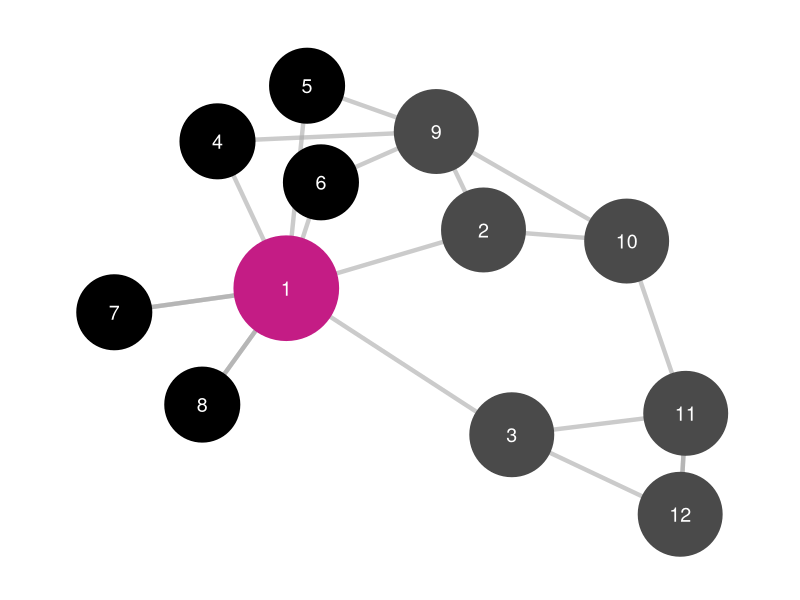
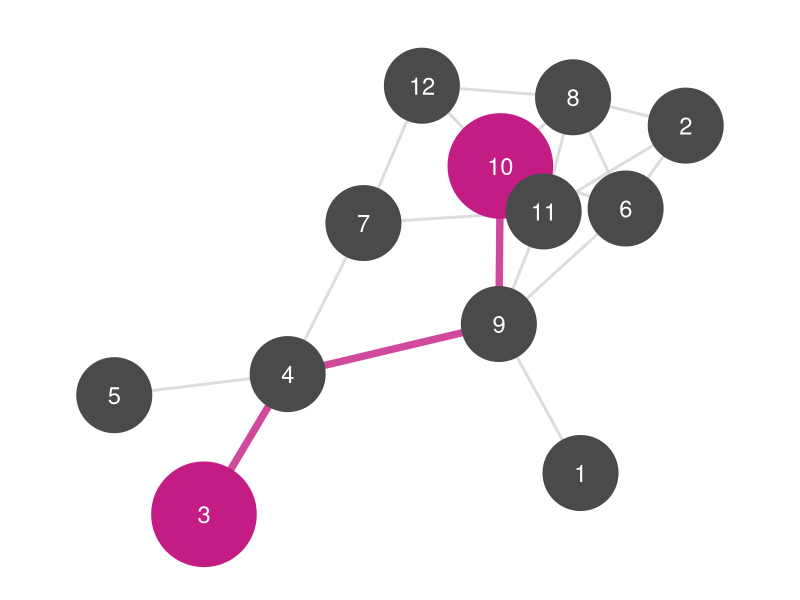
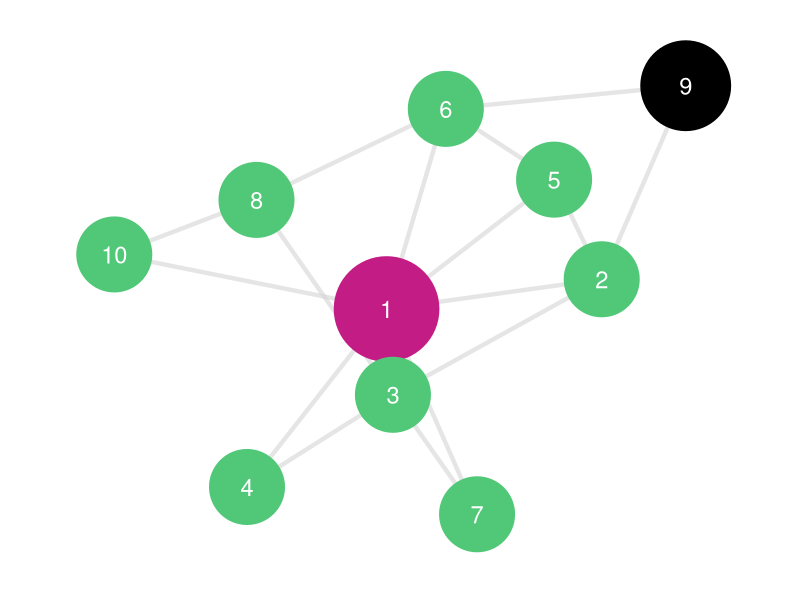
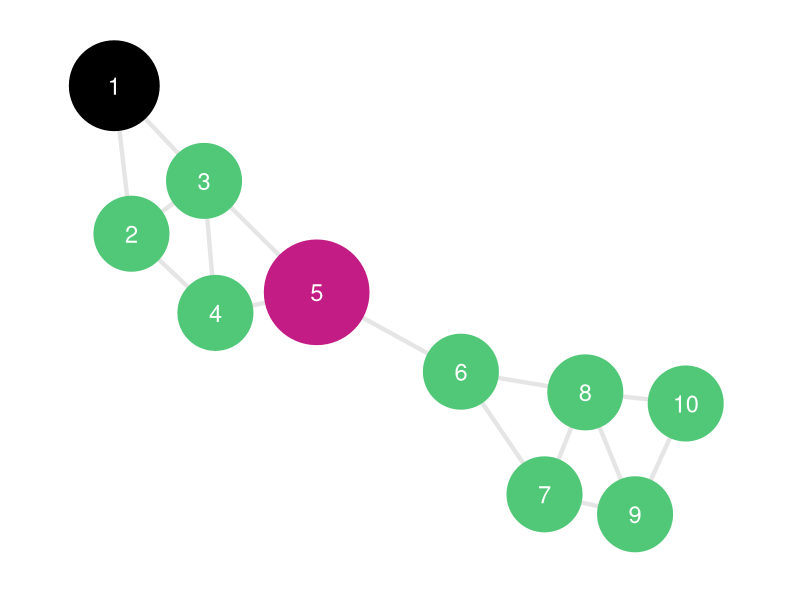
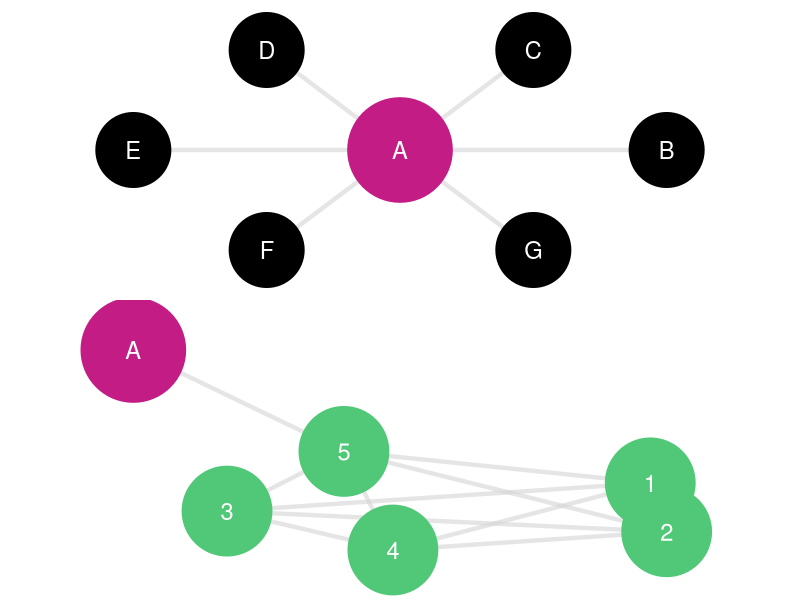
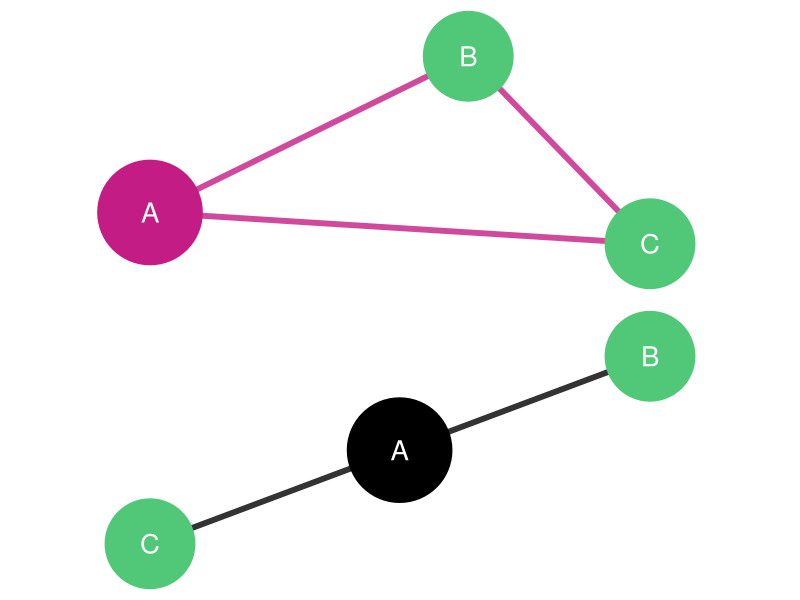
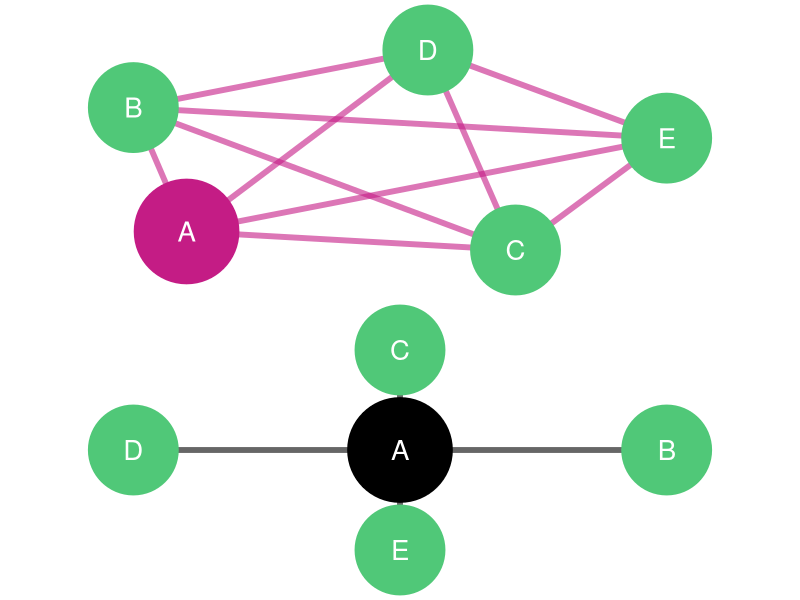

Write the R code that produced these figures, in order.
## ---- chunk 1
#| echo: false
#| message: false
#| warning: false
#| fig-height: 8
library(igraph)
library(ggraph)

# Create an R&D advice network
set.seed(789)
edges <- data.frame(
  from = c("S1", "S1", "S1", "S1", "S1", "S1", "S1", "S2", "S2", "S3", "S3", "S4", "S5", "S6", "S7", "S8", "S9", "S10", "S11", "S12"),
  to = c("S2", "S3", "S4", "S5", "S6", "S7", "S8", "S9", "S10", "S11", "S12", "S9", "S9", "S9", "S1", "S1", "S10", "S11", "S12", "S11")
)

g <- graph_from_data_frame(edges, directed = FALSE)

# Calculate degree
deg <- degree(g)

# Identify central and peripheral nodes
central_node <- names(which.max(deg))
peripheral_nodes <- names(which(deg <= 2))

# Assign node colors
V(g)$node_type <- ifelse(V(g)$name == central_node, "central",
                         ifelse(V(g)$name %in% peripheral_nodes, "peripheral", "other"))

# Plot
ggraph(g, layout = 'fr') +
  geom_edge_link(color = "#A9A9A9", width = 1.5, alpha = 0.6) +
  geom_node_point(aes(color = node_type, size = node_type)) +
  scale_color_manual(values = c("central" = "#c41c85", "peripheral" = "#000000", "other" = "#4A4A4A")) +
  scale_size_manual(values = c("central" = 35, "peripheral" = 25, "other" = 28)) +
  geom_node_text(aes(label = gsub("S", "", name)), color = "white", size = 5) +
  scale_x_continuous(expand = expansion(mult = 0.2)) +
  scale_y_continuous(expand = expansion(mult = 0.2)) +
  theme_void() +
  theme(legend.position = "none",
        plot.background = element_rect(fill = "white", color = NA))
## ---- chunk 2
#| echo: false
#| message: false
#| warning: false
#| fig-height: 8
library(igraph)
library(ggraph)

# Create a random network (Erdős-Rényi)
set.seed(456)
g <- erdos.renyi.game(12, p.or.m = 0.25, type = "gnp", directed = FALSE)

# Ensure the graph is connected
if (!is.connected(g)) {
  # Add edges to make it connected
  components <- clusters(g)
  for (i in 2:components$no) {
    v1 <- which(components$membership == 1)[1]
    v2 <- which(components$membership == i)[1]
    g <- add_edges(g, c(v1, v2))
  }
}

# Assign numeric labels
V(g)$name <- as.character(1:vcount(g))

# Define two specific nodes for the path
node_start <- "3"
node_end <- "10"

# Calculate shortest path between the two specific nodes
path <- shortest_paths(g, from = node_start, to = node_end, output = "vpath")$vpath[[1]]
path_names <- V(g)[path]$name

# Create edge list for the path
path_edges <- data.frame(
  from = path_names[-length(path_names)],
  to = path_names[-1]
)

# Mark nodes and edges on the path
V(g)$on_path <- V(g)$name %in% path_names
V(g)$is_endpoint <- V(g)$name %in% c(node_start, node_end)

# Mark edges on the path
edge_list <- as_edgelist(g)
E(g)$on_path <- sapply(1:ecount(g), function(i) {
  any(edge_list[i,1] == path_edges$from & edge_list[i,2] == path_edges$to) ||
  any(edge_list[i,2] == path_edges$from & edge_list[i,1] == path_edges$to)
})

# Plot
ggraph(g, layout = 'fr') +
  geom_edge_link(aes(color = on_path, width = on_path), alpha = 0.8) +
  scale_edge_color_manual(values = c("FALSE" = "#D3D3D3", "TRUE" = "#c41c85")) +
  scale_edge_width_manual(values = c("FALSE" = 1, "TRUE" = 2.5)) +
  geom_node_point(aes(color = is_endpoint, size = is_endpoint)) +
  scale_color_manual(values = c("FALSE" = "#4A4A4A", "TRUE" = "#c41c85")) +
  scale_size_manual(values = c("FALSE" = 25, "TRUE" = 35)) +
  geom_node_text(aes(label = name), color = "white", size = 6) +
  scale_x_continuous(expand = expansion(mult = 0.2)) +
  scale_y_continuous(expand = expansion(mult = 0.2)) +
  theme_void() +
  theme(legend.position = "none",
        plot.background = element_rect(fill = "white", color = NA))
## ---- chunk 3
#| echo: false
#| message: false
#| warning: false
#| fig-height: 8
library(igraph)
library(ggraph)

# Create a preferential attachment network (Barabási-Albert model)
set.seed(654)
g <- barabasi.game(n = 10, m = 2, directed = FALSE)

# Assign numeric labels
V(g)$name <- as.character(1:vcount(g))

# Calculate closeness
closeness_scores <- closeness(g, normalized = TRUE)

# Find nodes with highest and lowest closeness
high_closeness_node <- names(which.max(closeness_scores))
low_closeness_node <- names(which.min(closeness_scores))

# Classify nodes
V(g)$closeness_type <- ifelse(V(g)$name == high_closeness_node, "high",
                               ifelse(V(g)$name == low_closeness_node, "low", "other"))

# Plot
ggraph(g, layout = 'fr') +
  geom_edge_link(color = "#D3D3D3", width = 1.5, alpha = 0.6) +
  geom_node_point(aes(color = closeness_type, size = closeness_type)) +
  scale_color_manual(values = c("high" = "#c41c85", "low" = "#000000", "other" = "#50C878")) +
  scale_size_manual(values = c("high" = 35, "low" = 30, "other" = 25)) +
  geom_node_text(aes(label = name), color = "white", size = 6) +
  scale_x_continuous(expand = expansion(mult = 0.2)) +
  scale_y_continuous(expand = expansion(mult = 0.2)) +
  theme_void() +
  theme(legend.position = "none",
        plot.background = element_rect(fill = "white", color = NA))
## ---- chunk 4
#| echo: false
#| message: false
#| warning: false
#| fig-height: 8
library(igraph)
library(ggraph)

# Create a network with clear broker structure (two communities connected by a bridge)
set.seed(888)
edges <- data.frame(
  from = c("1", "1", "2", "2", "3", "3", "4", "5", "6", "6", "7", "7", "8", "8", "9"),
  to = c("2", "3", "3", "4", "4", "5", "5", "6", "7", "8", "8", "9", "9", "10", "10")
)

g <- graph_from_data_frame(edges, directed = FALSE)

# Calculate betweenness
betweenness_scores <- betweenness(g, normalized = TRUE)

# Find nodes with highest and lowest betweenness
high_betweenness_node <- names(which.max(betweenness_scores))
low_betweenness_node <- names(which.min(betweenness_scores))

# Classify nodes
V(g)$betweenness_type <- ifelse(V(g)$name == high_betweenness_node, "high",
                                 ifelse(V(g)$name == low_betweenness_node, "low", "other"))

# Plot
ggraph(g, layout = 'fr') +
  geom_edge_link(color = "#D3D3D3", width = 1.5, alpha = 0.6) +
  geom_node_point(aes(color = betweenness_type, size = betweenness_type)) +
  scale_color_manual(values = c("high" = "#c41c85", "low" = "#000000", "other" = "#50C878")) +
  scale_size_manual(values = c("high" = 35, "low" = 30, "other" = 25)) +
  geom_node_text(aes(label = name), color = "white", size = 6) +
  scale_x_continuous(expand = expansion(mult = 0.2)) +
  scale_y_continuous(expand = expansion(mult = 0.2)) +
  theme_void() +
  theme(legend.position = "none",
        plot.background = element_rect(fill = "white", color = NA))
## ---- chunk 5
#| echo: false
#| message: false
#| warning: false
#| fig-height: 10
library(igraph)
library(ggraph)
library(gridExtra)

# Scenario A: High Degree, Low Eigenvector
# Central node connected to many peripheral nodes
set.seed(789)
edges_high_deg <- data.frame(
  from = c("A", "A", "A", "A", "A", "A"),
  to = c("B", "C", "D", "E", "F", "G")
)
g_high_deg <- graph_from_data_frame(edges_high_deg, directed = FALSE)

# Calculate degree and eigenvector centrality
deg_high <- degree(g_high_deg)
eigen_high <- eigen_centrality(g_high_deg)$vector

# Assign node types
V(g_high_deg)$node_type <- ifelse(V(g_high_deg)$name == "A", "central_node", "peripheral")

# Plot high degree, low eigenvector
p1 <- ggraph(g_high_deg, layout = 'star') +
  geom_edge_link(color = "#D3D3D3", width = 1.5, alpha = 0.6) +
  geom_node_point(aes(color = node_type, size = node_type)) +
  scale_color_manual(values = c("central_node" = "#c41c85", "peripheral" = "#000000")) +
  scale_size_manual(values = c("central_node" = 35, "peripheral" = 25)) +
  geom_node_text(aes(label = name), color = "white", size = 6) +
  scale_x_continuous(expand = expansion(mult = 0.25)) +
  scale_y_continuous(expand = expansion(mult = 0.25)) +
  theme_void() +
  theme(
    legend.position = "none",
    plot.background = element_rect(fill = "white", color = NA)
  )

# Scenario B: Low Degree, High Eigenvector
# Peripheral node connected to highly central nodes
edges_low_deg <- data.frame(
  from = c("1", "1", "1", "1", "2", "2", "2", "3", "3", "4", "5"),
  to = c("2", "3", "4", "5", "3", "4", "5", "4", "5", "5", "A")
)
g_low_deg <- graph_from_data_frame(edges_low_deg, directed = FALSE)

# Calculate degree and eigenvector centrality
deg_low <- degree(g_low_deg)
eigen_low <- eigen_centrality(g_low_deg)$vector

# Assign node types based on eigenvector centrality
# Node A has low degree but high eigenvector (connected to central cluster)
V(g_low_deg)$node_type <- ifelse(V(g_low_deg)$name == "A", "high_eigen", "cluster")

# Plot low degree, high eigenvector
p2 <- ggraph(g_low_deg, layout = 'fr') +
  geom_edge_link(color = "#D3D3D3", width = 1.5, alpha = 0.6) +
  geom_node_point(aes(color = node_type, size = node_type)) +
  scale_color_manual(values = c("high_eigen" = "#c41c85", "cluster" = "#50C878")) +
  scale_size_manual(values = c("high_eigen" = 35, "cluster" = 30)) +
  geom_node_text(aes(label = name), color = "white", size = 6) +
  scale_x_continuous(expand = expansion(mult = 0.25)) +
  scale_y_continuous(expand = expansion(mult = 0.25)) +
  theme_void() +
  theme(
    legend.position = "none",
    plot.background = element_rect(fill = "white", color = NA)
  )

# Combine plots with vertical spacing
gridExtra::grid.arrange(p1, p2, ncol = 1, heights = c(1, 1), padding = unit(2, "line"))
## ---- chunk 6
#| echo: false
#| message: false
#| warning: false
#| fig-height: 8
library(igraph)
library(ggraph)
library(gridExtra)

# Closed triad: High clustering coefficient
# Node A's neighbors (B and C) are connected
edges_closed <- data.frame(
  from = c("A", "A", "B"),
  to = c("B", "C", "C")
)
g_closed <- graph_from_data_frame(edges_closed, directed = FALSE)

# Assign node types
V(g_closed)$node_type <- ifelse(V(g_closed)$name == "A", "focal", "neighbor")

# Plot closed triad
p1 <- ggraph(g_closed, layout = 'fr') +
  geom_edge_link(color = "#c41c85", width = 2, alpha = 0.8) +
  geom_node_point(aes(color = node_type, size = node_type)) +
  scale_color_manual(values = c("focal" = "#c41c85", "neighbor" = "#50C878")) +
  scale_size_manual(values = c("focal" = 35, "neighbor" = 30)) +
  geom_node_text(aes(label = name), color = "white", size = 7) +
  scale_x_continuous(expand = expansion(mult = 0.3)) +
  scale_y_continuous(expand = expansion(mult = 0.3)) +
  theme_void() +
  theme(
    legend.position = "none",
    plot.background = element_rect(fill = "white", color = NA)
  )

# Open triad: Low clustering coefficient
# Node A's neighbors (B and C) are NOT connected
edges_open <- data.frame(
  from = c("A", "A"),
  to = c("B", "C")
)
g_open <- graph_from_data_frame(edges_open, directed = FALSE)

# Assign node types
V(g_open)$node_type <- ifelse(V(g_open)$name == "A", "focal", "neighbor")

# Plot open triad
p2 <- ggraph(g_open, layout = 'fr') +
  geom_edge_link(color = "#000000", width = 2, alpha = 0.8) +
  geom_node_point(aes(color = node_type, size = node_type)) +
  scale_color_manual(values = c("focal" = "#000000", "neighbor" = "#50C878")) +
  scale_size_manual(values = c("focal" = 35, "neighbor" = 30)) +
  geom_node_text(aes(label = name), color = "white", size = 7) +
  scale_x_continuous(expand = expansion(mult = 0.3)) +
  scale_y_continuous(expand = expansion(mult = 0.3)) +
  theme_void() +
  theme(
    legend.position = "none",
    plot.background = element_rect(fill = "white", color = NA)
  )

# Combine plots with vertical spacing
gridExtra::grid.arrange(p1, p2, ncol = 1, heights = c(1, 1), padding = unit(2, "line"))
## ---- chunk 7
#| echo: false
#| message: false
#| warning: false
#| fig-height: 8
library(igraph)
library(ggraph)
library(gridExtra)

# High clustering: Focal node A with interconnected neighbors
set.seed(890)
edges_high_clust <- data.frame(
  from = c("A", "A", "A", "A", "B", "B", "B", "C", "C", "D"),
  to = c("B", "C", "D", "E", "C", "D", "E", "D", "E", "E")
)
g_high_clust <- graph_from_data_frame(edges_high_clust, directed = FALSE)

# Assign node types
V(g_high_clust)$node_type <- ifelse(V(g_high_clust)$name == "A", "focal", "neighbor")

# Plot high clustering
p1 <- ggraph(g_high_clust, layout = 'fr') +
  geom_edge_link(color = "#c41c85", width = 2, alpha = 0.6) +
  geom_node_point(aes(color = node_type, size = node_type)) +
  scale_color_manual(values = c("focal" = "#c41c85", "neighbor" = "#50C878")) +
  scale_size_manual(values = c("focal" = 35, "neighbor" = 30)) +
  geom_node_text(aes(label = name), color = "white", size = 7) +
  scale_x_continuous(expand = expansion(mult = 0.25)) +
  scale_y_continuous(expand = expansion(mult = 0.25)) +
  theme_void() +
  theme(
    legend.position = "none",
    plot.background = element_rect(fill = "white", color = NA)
  )

# Low clustering: Focal node A with disconnected neighbors
edges_low_clust <- data.frame(
  from = c("A", "A", "A", "A"),
  to = c("B", "C", "D", "E")
)
g_low_clust <- graph_from_data_frame(edges_low_clust, directed = FALSE)

# Assign node types
V(g_low_clust)$node_type <- ifelse(V(g_low_clust)$name == "A", "focal", "neighbor")

# Plot low clustering
p2 <- ggraph(g_low_clust, layout = 'star') +
  geom_edge_link(color = "#000000", width = 2, alpha = 0.6) +
  geom_node_point(aes(color = node_type, size = node_type)) +
  scale_color_manual(values = c("focal" = "#000000", "neighbor" = "#50C878")) +
  scale_size_manual(values = c("focal" = 35, "neighbor" = 30)) +
  geom_node_text(aes(label = name), color = "white", size = 7) +
  scale_x_continuous(expand = expansion(mult = 0.25)) +
  scale_y_continuous(expand = expansion(mult = 0.25)) +
  theme_void() +
  theme(
    legend.position = "none",
    plot.background = element_rect(fill = "white", color = NA)
  )

# Combine plots with vertical spacing
gridExtra::grid.arrange(p1, p2, ncol = 1, heights = c(1, 1), padding = unit(2, "line"))
